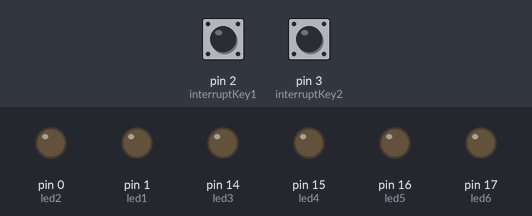
The sketch below on a simulated Arduino Uno, built with avr-gcc and run on an emulated ATmega328P. Shown: output pins drawn as LEDs (lit = HIGH). Dashed ring = blinking. The test bench sets the inputs (shaded band); at power-on: pin 2 (interruptKey1) HIGH, pin 3 (interruptKey2) HIGH.

Above: at 1.2 s.
1.3 s: pin 2 (interruptKey1) pulled LOW for 0.15 s
At 3.2 s:
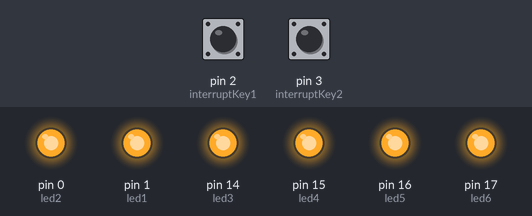
4.3 s: pin 3 (interruptKey2) pulled LOW for 0.15 s
At 4.55 s:
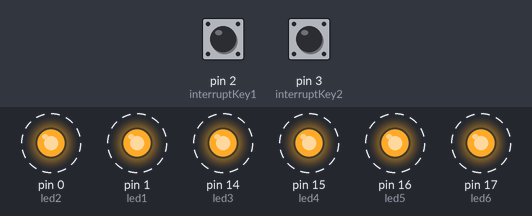
7.3 s: pin 3 (interruptKey2) pulled LOW for 3.2 s
At 9.4 s:
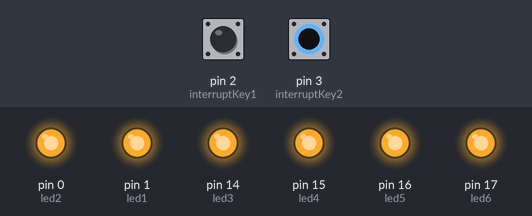
Timing chart, 0 to 13.0 s (numbered marks = the images above; inputs shaded):
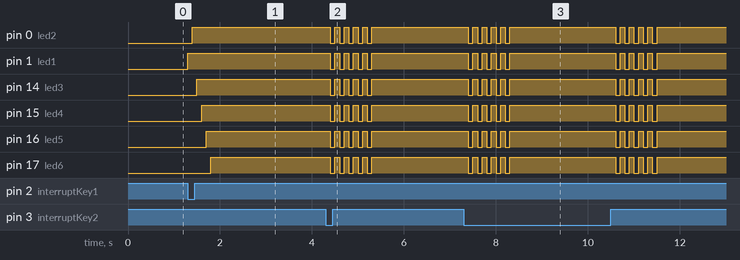

Measured:
- after the input at 1.3 s, pin 0 (led2): LOW → HIGH after 0.10 s; pin 1 (led1): LOW → HIGH at once; pin 14 (led3): LOW → HIGH after 0.20 s; pin 15 (led4): LOW → HIGH after 0.30 s; pin 16 (led5): LOW → HIGH after 0.40 s
- after the input at 4.3 s, pin 0 (led2), pin 1 (led1), pin 14 (led3), pin 15 (led4), pin 16 (led5), pin 17 (led6): alternates HIGH for 0.10 s and LOW for 0.10 s, 10 changes in all, then stays HIGH, starting after 0.10 s
- after the input at 7.3 s, pin 0 (led2), pin 1 (led1), pin 14 (led3), pin 15 (led4), pin 16 (led5), pin 17 (led6): goes 4 × (LOW 0.10 s, HIGH 0.10 s), LOW 0.10 s, HIGH 2.3 s, 4 × (LOW 0.10 s, HIGH 0.10 s), LOW 0.10 s, then HIGH, starting after 0.10 s

The sketch:

Interrupt.ino
```cpp
#include<string.h>
const byte led1 = 1;
const byte led2= 0;
const byte led3 = 14;
const byte led4= 15;
const byte led5 = 16;
const byte led6= 17;
const byte interruptKey1 = 2;
const byte interruptKey2 = 3;
const byte interruptKey3 = 18;
volatile boolean flag_key1 = false;
volatile boolean flag_key2 = false;

void setup() {
pinMode(led1, OUTPUT);
pinMode(led2, OUTPUT);
pinMode(led3, OUTPUT);
pinMode(led4, OUTPUT);
pinMode(led5, OUTPUT);
pinMode(led6, OUTPUT);
 pinMode(interruptKey1, INPUT_PULLUP);
 pinMode(interruptKey2, INPUT_PULLUP);
 pinMode(interruptKey3, INPUT_PULLUP);
 attachInterrupt(digitalPinToInterrupt(interruptKey1), blinkOneISR, CHANGE);
 attachInterrupt(digitalPinToInterrupt(interruptKey2), blinkTwoISR, CHANGE);
 attachInterrupt(digitalPinToInterrupt(interruptKey3), blinkThree, CHANGE);
}

void loop() {
if(flag_key1)
{
  blinkOne();
  flag_key1=false;
  }
  if(flag_key2)
{
  blinkTwo();
  flag_key2=false;
  }
}
void blinkOneISR(){
  flag_key1=true;
}
void blinkTwoISR(){
  flag_key2=true;
}
void blinkOne()
{
digitalWrite(led1,HIGH);
 delay(100);
digitalWrite(led2,HIGH);
 delay(100);
digitalWrite(led3,HIGH);
 delay(100);
digitalWrite(led4,HIGH);
 delay(100);
digitalWrite(led5,HIGH);
 delay(100);
digitalWrite(led6,HIGH);
}
void blinkTwo()
{
char name[] = "samin";
int n=strlen(name);
for(int i=0;i<n;i++)
{
  digitalWrite(led1, HIGH);
  digitalWrite(led2, HIGH);
  digitalWrite(led3, HIGH);
  digitalWrite(led4, HIGH);
  digitalWrite(led5, HIGH);
  digitalWrite(led6, HIGH);
 delay(100);
  digitalWrite(led1, LOW);
  digitalWrite(led2, LOW);
  digitalWrite(led3, LOW);
  digitalWrite(led4, LOW);
  digitalWrite(led5, LOW);
  digitalWrite(led6, LOW);
delay(100);
}

 digitalWrite(led1, HIGH);
  digitalWrite(led2, HIGH);
  digitalWrite(led3, HIGH);
  digitalWrite(led4, HIGH);
  digitalWrite(led5, HIGH);
  digitalWrite(led6, HIGH);
}
void blinkThree()
{

  digitalWrite(led1, LOW);
  digitalWrite(led2, LOW);
  digitalWrite(led3, LOW);
  digitalWrite(led4, LOW);
  digitalWrite(led5, LOW);
  digitalWrite(led6, LOW);

}
```
